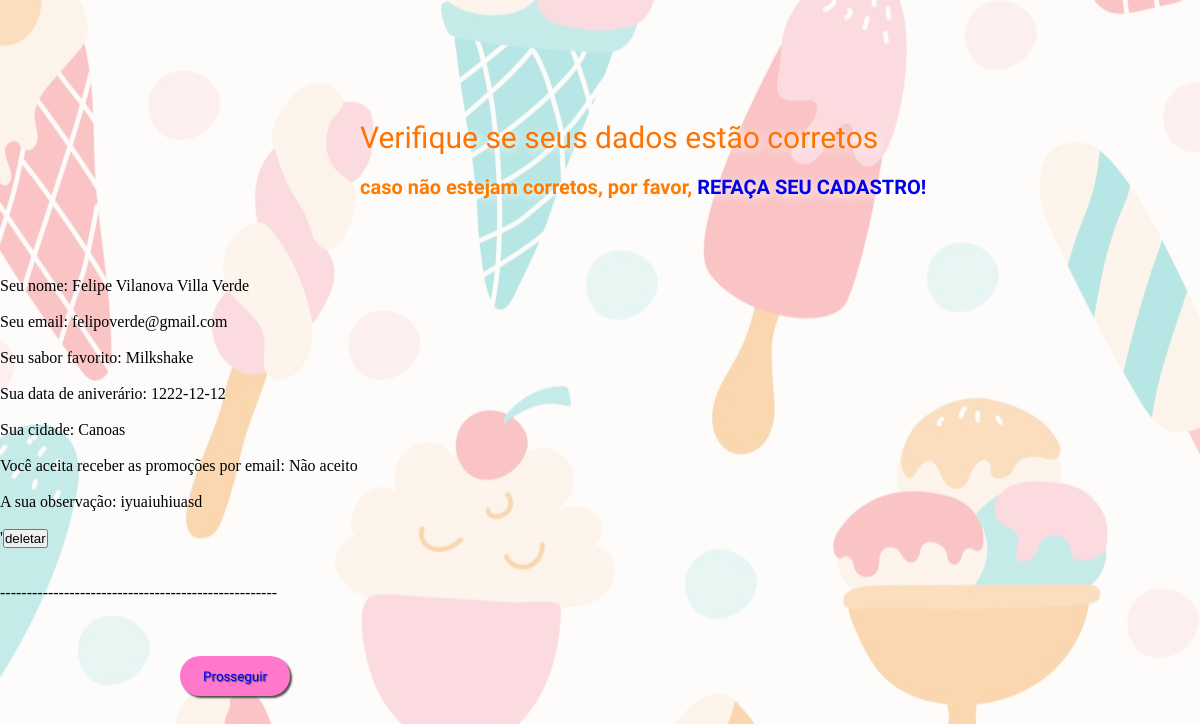
Screenshot of /cadastroo.php with the database file from the repository.
### tables this page shows
CREATE TABLE `tb_dados` (
  `id_dados` int(11) NOT NULL,
  `nome_dados` varchar(60) NOT NULL,
  `email_dados` varchar(60) NOT NULL,
  `cardapio_dados` int(11) NOT NULL,
  `data_dados` date NOT NULL,
  `cidade_dados` int(11) NOT NULL,
  `promocoes_dados` varchar(10) NOT NULL,
  `obs_dados` text NOT NULL
);

CREATE TABLE `tb_cardapio` (
  `id_cardapio` int(11) NOT NULL,
  `nome_cardapio` varchar(40) NOT NULL
);

CREATE TABLE `tb_cidades` (
  `id_cidades` int(11) NOT NULL,
  `nome_cidades` varchar(30) NOT NULL
);

### tabelas.php (called while the page is built, shortened)
<?php
function select_dados() {
	global $conn;
	$sth = $conn->prepare("SELECT * FROM tb_dados, tb_cardapio, tb_cidades WHERE tb_dados.cardapio_dados = tb_cardapio.id_cardapio AND tb_dados.cidade_dados = tb_cidades.id_cidades;");
	$sth->execute();
	return $sth->fetchAll();
}
?>

### cadastroo.php (the view, shortened to what this page needs)
<?php
require_once('banco.php');
require_once('tabelas.php');
?>
<!DOCTYPE html>
<html lang="en">
<head>
      <link rel="stylesheet" type="text/css" href="verificacao.css" media="screen" />
</head>
<body>
      <h1 class="titulo"> Verifique se seus dados estão corretos </h1>
      <p class="subtitulo"> <strong> caso não estejam corretos, por favor, <a href="cadastro.php"> REFAÇA SEU CADASTRO! </a> </strong> <br> <br> <br>
            <?php
            $dados = select_dados();
            foreach ($dados as $item) {
                  $nome = $item['nome_dados'];
                  $email = $item['email_dados'];
                  $favorito = $item['nome_cardapio'];
                  $aniver = $item['data_dados'];
                  $cidade = $item['nome_cidades'];
                  $aceito = $item['promocoes_dados'];
                  $observacao = $item['obs_dados'];
                  echo "<form method='post' action='deletar.php'>";
                  echo "Seu nome: $nome", "<br>", "<br>";
                  echo "Seu email: $email", "<br>", "<br>";
                  echo "Seu sabor favorito: $favorito", "<br>",  "<br>";
                  echo "Sua data de aniverário: $aniver", "<br>", "<br>";
                  echo "Sua cidade: $cidade", "<br>", "<br>";
                  echo "Você aceita receber as promoções por email: $aceito", "<br>", "<br>";
                  echo "A sua observação: $observacao", "<br>", "<br>";
                  echo "<input type='hidden' name='id_dados' value='{$item['id_dados']}'>'";
                  echo '<input type="submit" name="deletar" value="deletar">';
                  echo '</form> <br> <br>';
                  echo "----------------------------------------------------", "<br>", "<br>";
            }
            ?>
            <button type="submit" class="botao"> <a href="aceito.html"> Prosseguir </a></button>
</body>
</html>

### verificacao.css (style rules this page uses)
* { margin: 0; padding: 0; box-sizing: border-box; text-decoration: none; }
body { font-size: 100%; background-image: url(fundopagverifica.png); }
.titulo { font-family: 'Concert One', cursive; color: #ff7300 ; text-shadow: 2px 2px 10px rgb(255, 255, 255); font-weight: 500; font-size: 30px; align-items: center; margin-left: 30%; margin-top: 10%; }
.subtitulo { font-family: 'Concert One', cursive; color: #ff7b00 ; text-shadow: 2px 2px 10px rgb(255, 255, 255); font-weight: 400; font-size: 20px; align-items: center; margin-left: 30%; margin-top: 20px; margin-bottom: 30px; }
.botao { font-family: 'Sarala', sans-serif; background: #FF78CC; border: 0; color: white; padding: 0.2em 0.6em; width: 110px; height: 40px; box-shadow: 2px 2px 2px rgb(78, 78, 78); text-shadow: 1px 1px 1px rgb(78, 78, 78); border-radius: 20px; margin-top: 3%; margin-left: 15%; margin-bottom: 5%; }

### rows the page displays
tb_dados: nome_dados "Felipe Vilanova Villa Verde", email_dados "felipoverde@gmail.com", cardapio_dados.nome_cardapio "Milkshake", data_dados "1222-12-12", cidade_dados.nome_cidades "Canoas", promocoes_dados "Não aceito", obs_dados "iyuaiuhiuasd"
